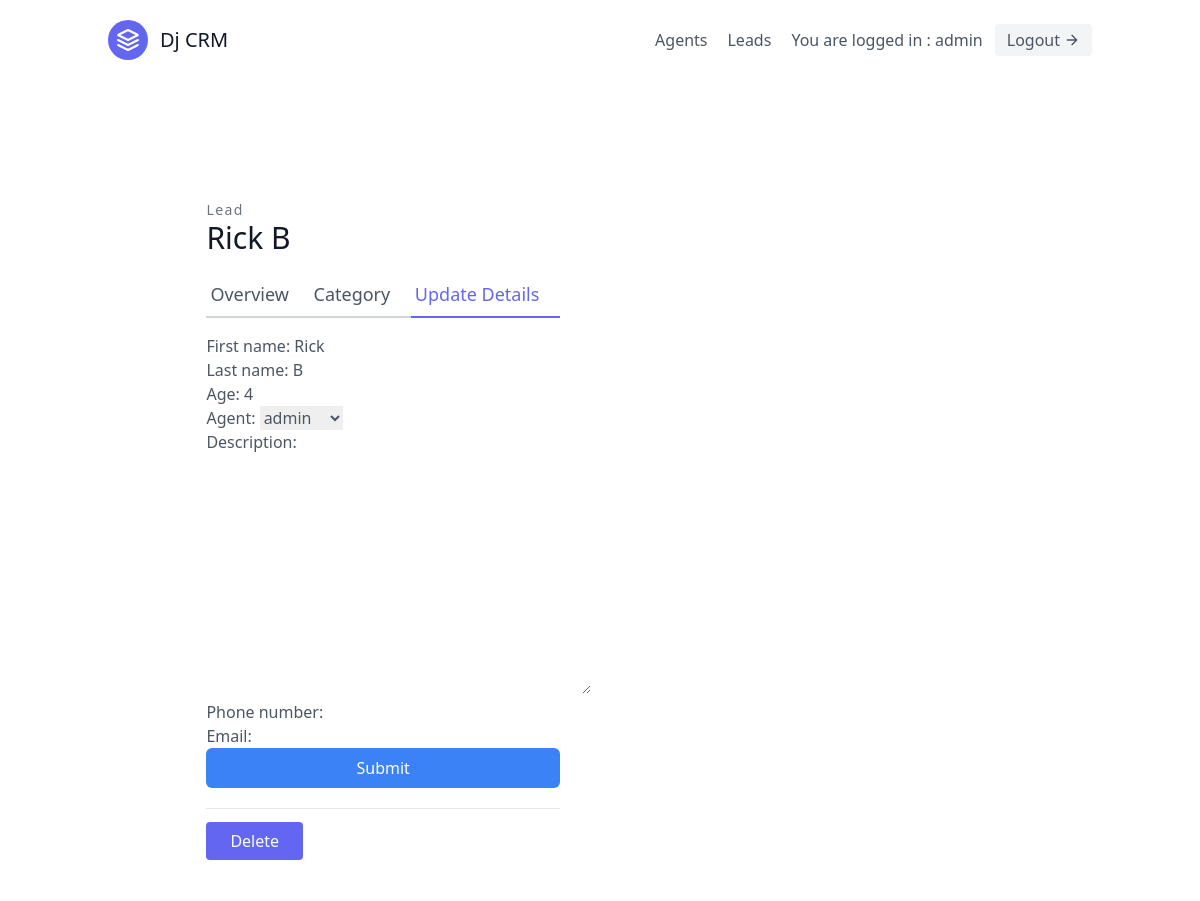
/leads/1/update/ (signed in), run on an earlier commit of the app's database.
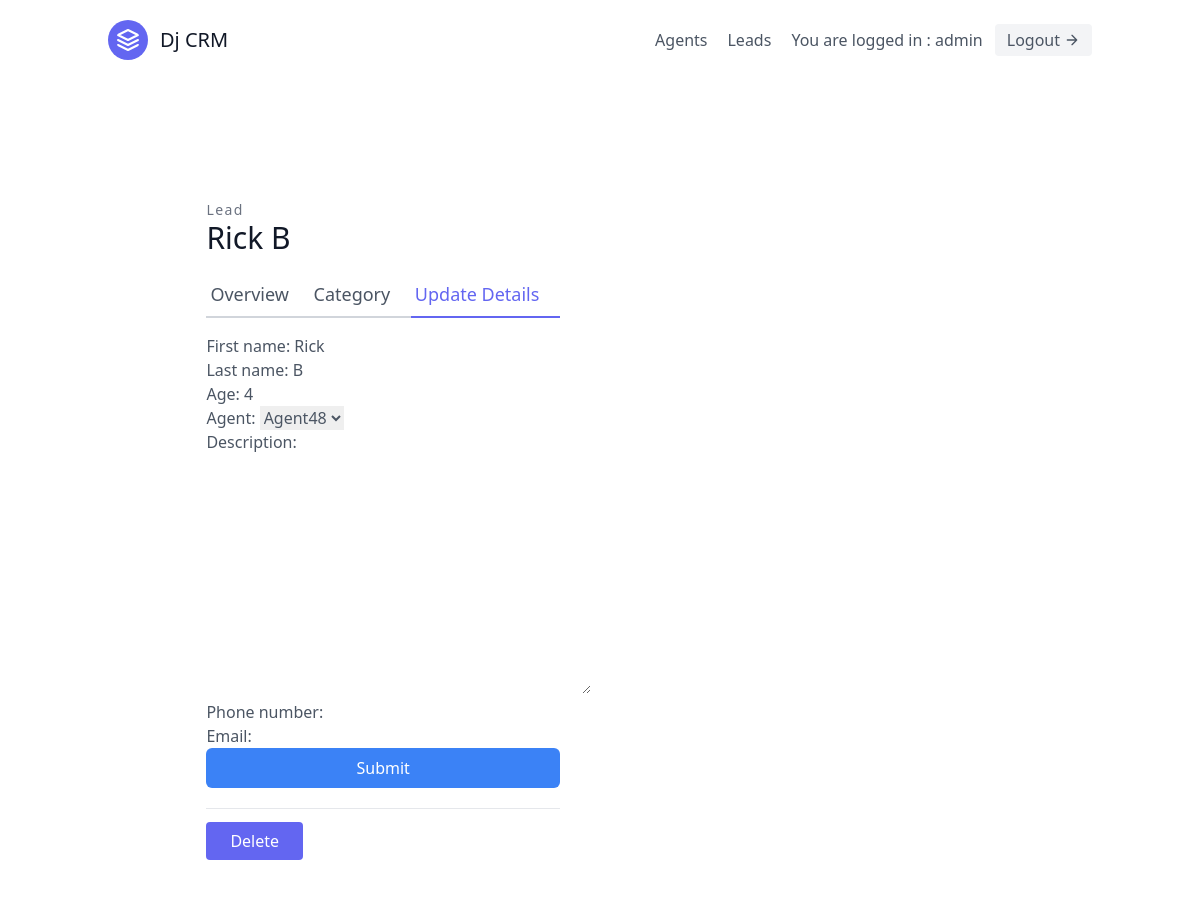
And on a later commit of the database.
### leads/models.py (models this page shows, shortened)
class Lead(models.Model):
    first_name = models.CharField(max_length=50)
    last_name = models.CharField(max_length=50)
    age = models.IntegerField(default=0)
    phoned = models.BooleanField(default=False)
    organisation = models.ForeignKey(UserProfile,on_delete=models.CASCADE)
    agent = models.ForeignKey("Agent",on_delete=models.CASCADE) #CASCADE means if agnent is deleted then the Lead will also get deleted
    category = models.ForeignKey("Category",related_name = "leads", null=True, blank=True, on_delete=models.SET_NULL)
    description = models.TextField()
    date_added = models.DateTimeField(auto_now_add=True)
    phone_number = models.CharField(max_length=20)
    email = models.EmailField()

### leads/views.py (the view, shortened to what this page needs)
# urls.py: path('<int:pk>/update/',LeadUpdateView.as_view()),
class LeadUpdateView(OrganiserAndLoginRequiredMixin,generic.UpdateView):
    template_name = 'leadupdate.html'
    form_class = LeadModelForm
    def get_queryset(self):
        user = self.request.user
        return Lead.objects.filter(organisation=user.userprofile)

### leads/forms.py
class LeadModelForm(forms.ModelForm):
    class Meta:
        model = Lead
        fields = [
        'first_name',
        'last_name',
        'age',
        'agent',
        'description',
        'phone_number',
        'email',
        ]

### agents/mixins.py (called while the page is built)
    def dispatch(self, request, *args, **kwargs):
        if not request.user.is_authenticated or not request.user.is_organiser:
            return redirect('/leads')
        return super().dispatch(request, *args, **kwargs)

### leads/models.py (called while the page is built)
    def __str__(self):
        return self.user.username

### templates/leadupdate.html (shortened to what this page needs)
{% extends 'base.html' %}
{% load tailwind_filters %}
{% block content %}
<section class="text-gray-600 body-font overflow-hidden">
    <div class="container px-5 py-24 mx-auto">
      <div class="lg:w-4/5 mx-auto flex flex-wrap">
        <div class="lg:w-1/2 w-full lg:pr-10 lg:py-6 mb-6 lg:mb-0">
          <h2 class="text-sm title-font text-gray-500 tracking-widest">Lead</h2>
          <h1 class="text-gray-900 text-3xl title-font font-medium mb-4">{{ lead.first_name }} {{ lead.last_name }}</h1>
          <div class="flex mb-4">
            <a href="/leads/{{lead.pk}}/" class="flex-grow border-b-2 border-gray-300 py-2 text-lg px-1">
                Overview
            </a>
            <a href="{% url 'leads:lead-category-update' lead.pk %}" class="flex-grow border-b-2 border-gray-300 py-2 text-lg px-1">
                Category
            </a>
            <a href="/leads/{{ lead.pk }}/update" class="flex-grow text-indigo-500 border-b-2 border-indigo-500 py-2 text-lg px-1">
                Update Details
            </a>
          </div>
          <form method="POST">
            {{ form|crispy }}
            <button type="submit" class="w-full text-white bg-blue-500 hover:bg-blue-600 px-3 py-2 rounded-md">Submit</button>
          </form>
          <div class="mt-5 py-5 border-t border-gray-200">
             <a href="/leads/{{ lead.pk }}/delete" class="w-1/2 mt-3 text-white bg-indigo-500 border-0 py-2 px-6 focus:outline-none hover:bg-indigo-600 rounded">Delete</a>
          </div>
        </div>
      </div>
    </div>
  </section>
{% endblock content %}

What changed in the data, as far as the page shows it:
changed Lead "Rick": agent "admin" → "Agent48"
